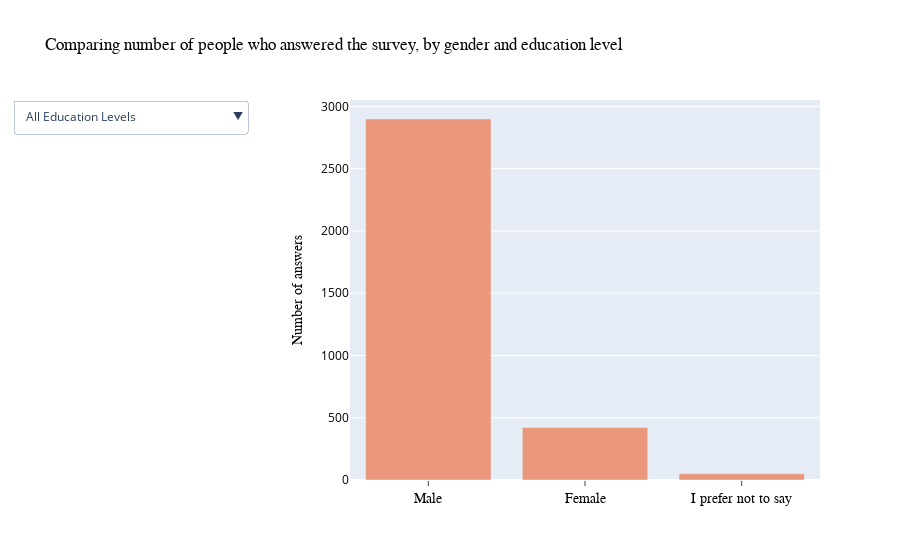

Notebook code for this chart:
### Code cell
fig = go.Figure()


fig.update_layout(xaxis=dict(
    showline=False,
    showgrid=False,
    showticklabels=True,
    ticks='outside',
    tickfont=dict(
        family='Arial',
        size=14,
        color='black',
        ),
    ),
    yaxis=dict(
        title=dict(
            text='Number of answers',
            font=dict(
                family='Arial',
                size=14,
                color='black')),
        color='black'),
    title = dict(
    text='Comparing number of people who answered the survey, by gender and education level',
    font=dict(
        family='Arial',
        color='black'))
    )

fig.add_trace(go.Bar(x=gender.Gender, y=gender.Number_of_people, marker_color='rgb(233,150,122)'))

buttons = []

# for each graph we want to show, we need a button for ir
# create a for loop to create a button for each education level

for level in edu_level.columns:
    buttons.append(dict(method='restyle',
                        label=level,
                        visible=True,
                        args=[{'y':[edu_level[level]],
                            'x':[edu_level.index],
                              'type':'bar'}, [0]]))

updatemenu = []
your_menu = {}
updatemenu.append(your_menu)

updatemenu[0]['buttons'] = buttons
updatemenu[0]['direction'] = 'down'
updatemenu[0]['showactive'] = True
updatemenu[0]['pad'] = {'r':80, 't':0}

# add dropdown menus to the figure
fig.update_layout(showlegend=False, updatemenus = updatemenu)
fig.show()

### Figure 1 — Plotly figure (JSON) as saved in the notebook; plotly's stock layout.template omitted (floating-point values rounded to 4 significant figures)
{"data": [{"marker": {"color": "rgb(233,150,122)"}, "type": "bar", "x": ["Male", "Female", "I prefer not to say"], "y": [2899, 422, 50]}], "layout": {"showlegend": false, "title": {"font": {"color": "black", "family": "Arial"}, "text": "Comparing number of people who answered the survey, by gender and education level"}, "updatemenus": [{"buttons": [{"args": [{"type": "bar", "x": [["Male", "Female", "I prefer not to say"]], "y": [[2899, 422, 50]]}, [0]], "label": "All Education Levels", "method": "restyle", "visible": true}, {"args": [{"type": "bar", "x": [["Male", "Female", "I prefer not to say"]], "y": [[1276, 251, 17]]}, [0]], "label": "Masters degree", "method": "restyle", "visible": true}, {"args": [{"type": "bar", "x": [["Male", "Female", "I prefer not to say"]], "y": [[1150, 136, 18]]}, [0]], "label": "Bachelor degree", "method": "restyle", "visible": true}, {"args": [{"type": "bar", "x": [["Male", "Female", "I prefer not to say"]], "y": [[145, 8, 3]]}, [0]], "label": "Trade/technical/vocational training", "method": "restyle", "visible": true}, {"args": [{"type": "bar", "x": [["Male", "Female", "I prefer not to say"]], "y": [[138, 6, 2]]}, [0]], "label": "High School Education", "method": "restyle", "visible": true}, {"args": [{"type": "bar", "x": [["Male", "Female", "I prefer not to say"]], "y": [[132, 10, 2]]}, [0]], "label": "University drop out", "method": "restyle", "visible": true}, {"args": [{"type": "bar", "x": [["Male", "Female", "I prefer not to say"]], "y": [[37, 11, 1]]}, [0]], "label": "Doctoral degree", "method": "restyle", "visible": true}, {"args": [{"type": "bar", "x": [["Male", "Female", "I prefer not to say"]], "y": [[13, 0, 6]]}, [0]], "label": "I prefer not to answer", "method": "restyle", "visible": true}, {"args": [{"type": "bar", "x": [["Male", "Female", "I prefer not to say"]], "y": [[6, 0, 1]]}, [0]], "label": "Basic Education", "method": "restyle", "visible": true}], "direction": "down", "pad": {"r": 80, "t": 0}, "showactive": true}], "xaxis": {"showgrid": false, "showline": false, "showticklabels": true, "tickfont": {"color": "black", "family": "Arial", "size": 14}, "ticks": "outside"}, "yaxis": {"color": "black", "title": {"font": {"color": "black", "family": "Arial", "size": 14}, "text": "Number of answers"}}}}
